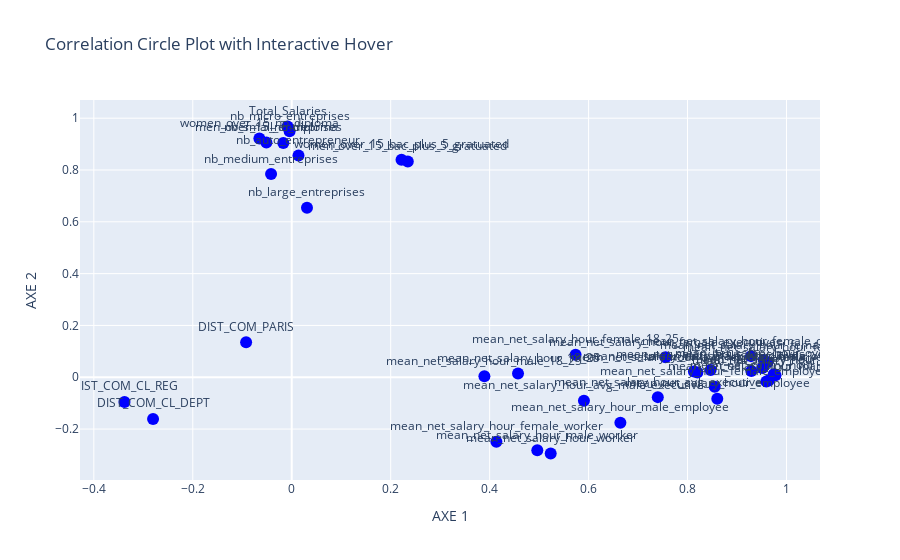

Notebook code for this chart:
### Code cell
import plotly.graph_objs as go
import plotly.offline as pyo

sqrt_eigval = np.sqrt(pca.explained_variance_)
corvar = np.zeros((37, 37))
for k in range(37):
    corvar[:, k] = pca.components_[k, :] * sqrt_eigval[k]
# corvar

# Create traces for Plotly
traces = [go.Scatter(
    x=corvar[:, 0],  # PCA loadings on the first component
    y=corvar[:, 1],  # PCA loadings on the second component
    text=features_num_selected,  # Variable names
    mode='markers+text',
    marker=dict(
        size=12,
        color='blue',  # Can also be an array of values to set different colors for each marker
    ),
    textposition='top center'
)]

layout = go.Layout(
    title='Correlation Circle Plot with Interactive Hover',
    xaxis=dict(title='AXE 1'),
    yaxis=dict(title='AXE 2'),
    showlegend=False
)

fig = go.Figure(data=traces, layout=layout)
pyo.iplot(fig)

### Figure 1 — Plotly figure (JSON) as saved in the notebook; plotly's stock layout.template omitted (floating-point values rounded to 4 significant figures)
{"data": [{"marker": {"color": "blue", "size": 12}, "mode": "markers+text", "text": ["Total_Salaries", "nb_auto_entrepreneur", "nb_micro_entreprises", "nb_small_entreprises", "nb_medium_entreprises", "nb_large_entreprises", "DIST_COM_CL_DEPT", "DIST_COM_CL_REG", "DIST_COM_PARIS", "mean_net_salary_hour_overall", "mean_net_salary_hour_executives", "mean_net_salary_hour_avg_executive", "mean_net_salary_hour_employee", "mean_net_salary_hour_worker", "mean_net_salary_hour_female", "mean_net_salary_hour_female_executives", "mean_net_salary_hour_avg_female_executive", "mean_net_salary_hour_female_employee", "mean_net_salary_hour_female_worker", "mean_net_salary_hour_male", "mean_net_salary_hour_male_executives", "mean_net_salary_hour_avg_male_executive", "mean_net_salary_hour_male_employee", "mean_net_salary_hour_male_worker", "mean_net_salary_hour_18_25", "mean_net_salary_hour_26_50", "mean_net_salary_hour_over_50", "mean_net_salary_hour_female_18_25", "mean_net_salary_hour_female_26_50", "mean_net_salary_hour_female_over_50", "mean_net_salary_hour_male_18_25", "mean_net_salary_hour_male_26_50", "mean_net_salary_hour_male_over_50", "men_over_15_no_diploma", "men_over_15_bac_plus_5_gratuated", "women_over_15_no_diploma", "women_over_15_bac_plus_5_gratuated"], "textposition": "top center", "type": "scatter", "x": [-0.008387, 0.01364, -0.004375, -0.01707, -0.04176, 0.03083, -0.2803, -0.338, -0.09223, 0.9778, 0.8467, 0.7399, 0.8601, 0.5234, 0.9616, 0.7554, 0.8199, 0.8549, 0.4136, 0.9641, 0.8129, 0.5906, 0.6642, 0.4963, 0.4573, 0.9742, 0.951, 0.5737, 0.9541, 0.9283, 0.3894, 0.9593, 0.9289, -0.05123, 0.2346, -0.06541, 0.2219], "y": [0.9679, 0.8558, 0.9499, 0.9045, 0.7845, 0.6539, -0.1609, -0.09511, 0.1355, 0.007521, 0.02804, -0.07675, -0.0826, -0.2943, 0.05821, 0.07723, 0.01792, -0.03642, -0.2489, -0.01258, 0.02177, -0.09068, -0.1754, -0.2816, 0.01438, 0.01194, 0.03547, 0.0868, 0.06642, 0.08153, 0.004071, -0.01627, 0.0239, 0.9058, 0.8332, 0.9213, 0.8393]}], "layout": {"autosize": true, "showlegend": false, "title": {"text": "Correlation Circle Plot with Interactive Hover"}, "xaxis": {"autorange": true, "range": [-0.4297, 1.069], "title": {"text": "AXE 1"}, "type": "linear"}, "yaxis": {"autorange": true, "range": [-0.436, 1.11], "title": {"text": "AXE 2"}, "type": "linear"}}}
